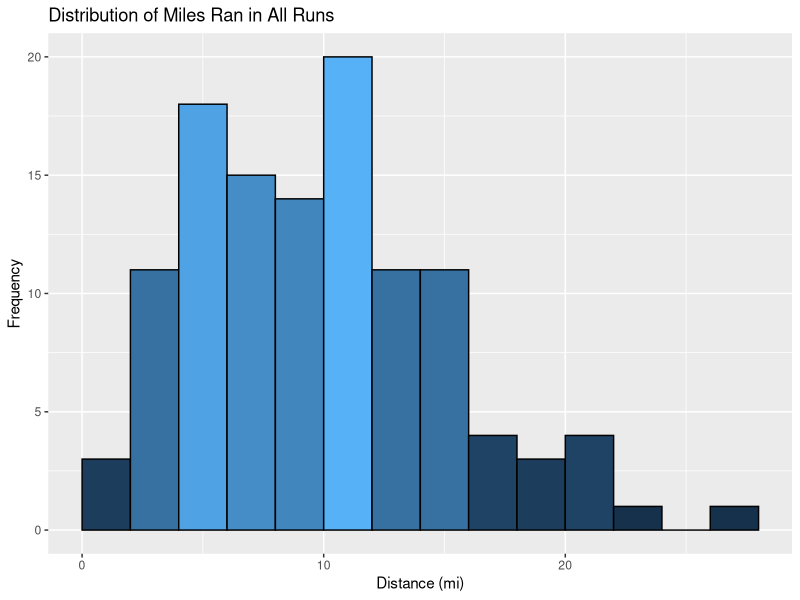
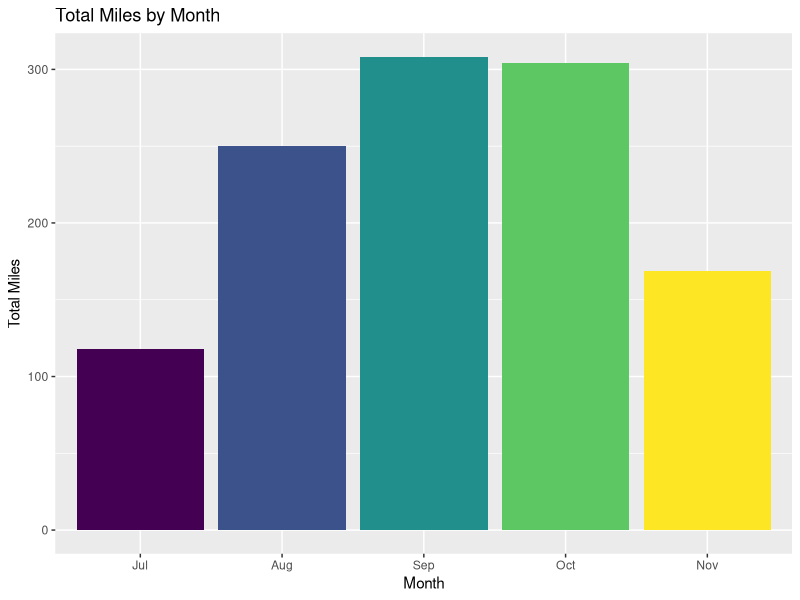
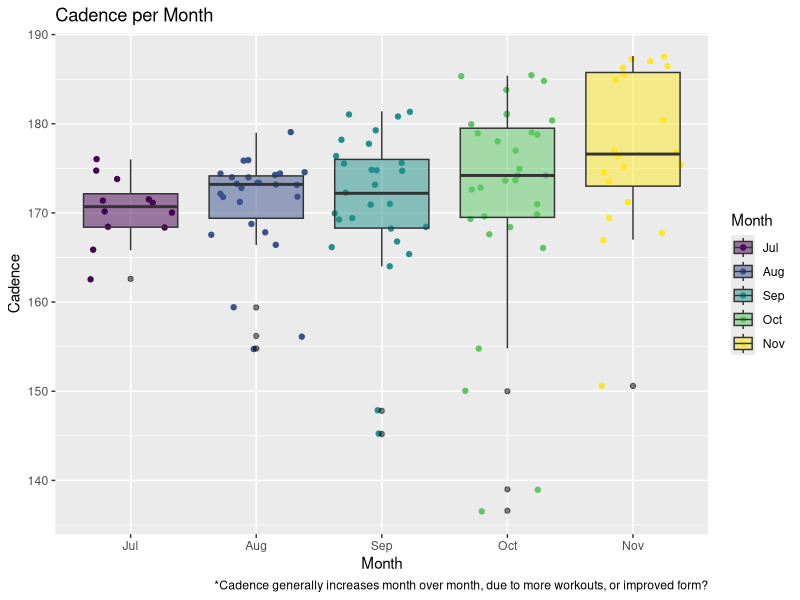
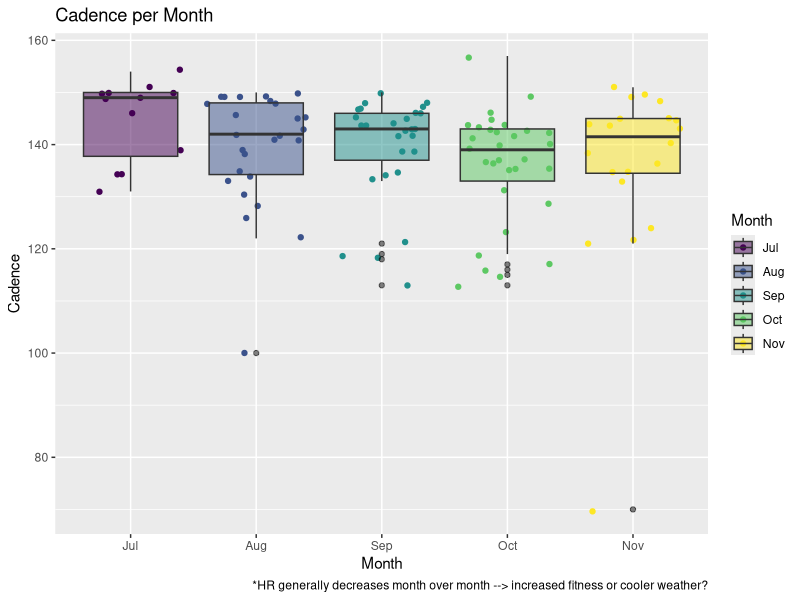
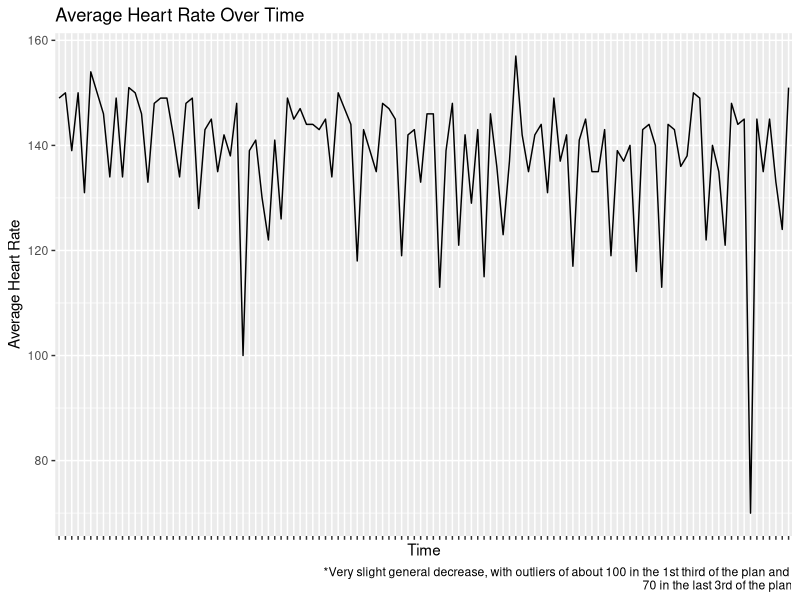
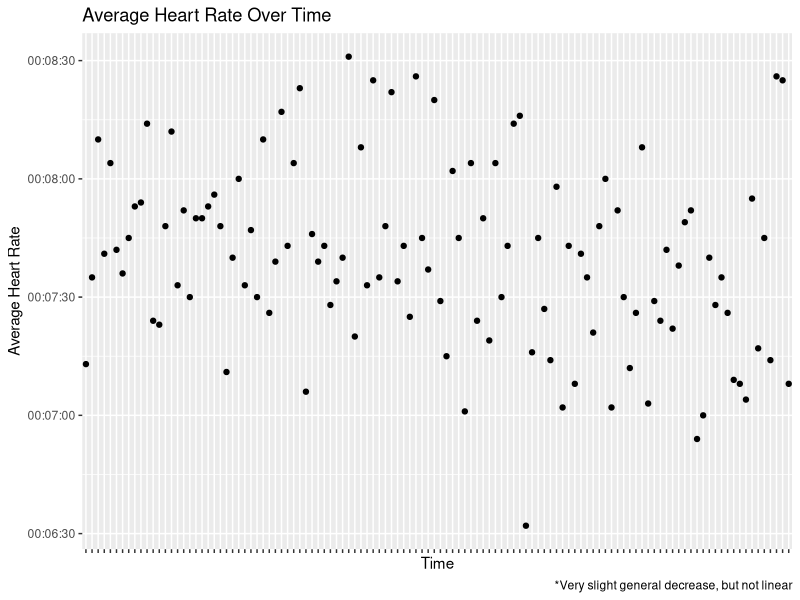
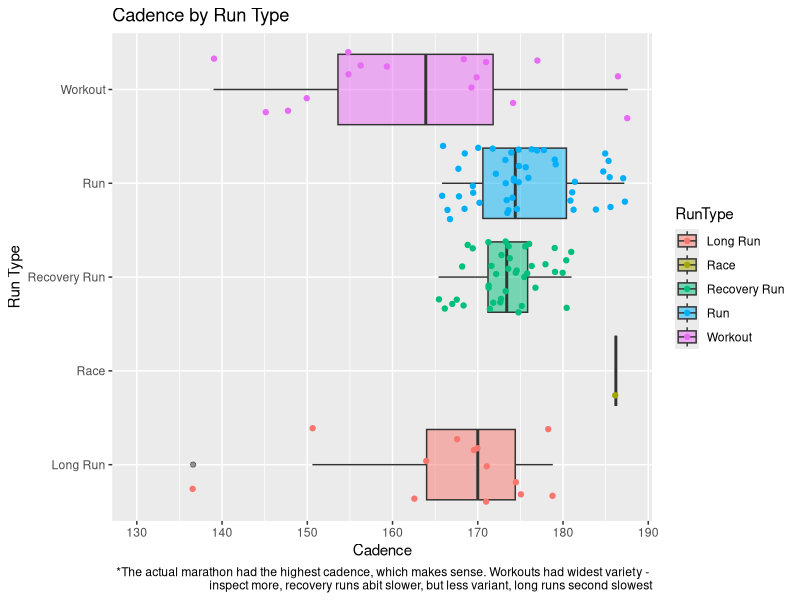

Recreate these plots in R, in order.
## ---- chunk 1
runs <- read.csv("cleanedMarathonTrainingData.csv")
str(runs)
## ---- chunk 2
runs$X <- NULL
head(runs,2)
## ---- chunk 3
runs$Time <- as.POSIXct(runs$Time)#, format = '%H:%M:%S')
runs$Avg.Pace <- as.POSIXct(runs$Avg.Pace)#, format = '%H:%M:%S')
str(runs)
## ---- chunk 4
runs$Month <- factor(runs$Month, ordered = TRUE, levels = c("Jul","Aug","Sep","Oct","Nov"))
## ---- chunk 5
library(ggplot2)
library(RColorBrewer)


#distance histogram
ggplot(data = runs, aes(x = Distance)) + 
  geom_histogram(binwidth = 2, aes(fill = ..count..), colour = "black", boundary = 2) + 
  xlab("Distance (mi)") + 
  ylab("Frequency") + 
  ggtitle("Distribution of Miles Ran in All Runs") + 
  guides(fill=FALSE)
  
## ---- chunk 6
#miles by month bars
ggplot(data = runs, aes(x = Month, y = Distance, fill = Month)) + 
  geom_bar(stat="identity") +
  xlab("Month") + 
  ylab("Total Miles") + 
  guides(fill=FALSE) +
  ggtitle("Total Miles by Month")
tapply(runs$Distance,runs$Month,sum)
## ---- chunk 7
ggplot(data = runs, aes(Month, Cad)) + 
  geom_jitter(aes(colour = Month)) +
  geom_boxplot(aes(fill = Month), 
               outlier.colour = "black", alpha = 0.5) + #geom_jitter()
  xlab("Month") + 
  ylab("Cadence") + 
  ggtitle("Cadence per Month") + 
  labs(caption="*Cadence generally increases month over month, due to more workouts, or improved form?")
## ---- chunk 8
ggplot(data = runs, aes(Month, Avg.HR)) + 
  geom_jitter(aes(colour = Month)) +
  geom_boxplot(aes(fill = Month), 
               outlier.colour = "black", alpha = 0.5) + #geom_jitter()
  xlab("Month") + 
  ylab("Cadence") + 
  ggtitle("Cadence per Month") + 
  labs(caption="*HR generally decreases month over month --> increased fitness or cooler weather?")
#tbl <- tapply(runs$Avg.HR,runs$Month,median)
## ---- chunk 9
ggplot(data = runs, aes(x = Date, y = Avg.HR)) + 
  geom_line(aes(group=1)) +
  theme(axis.text.x = element_blank()) +
  xlab("Time") + 
  ylab("Average Heart Rate") + 
  ggtitle("Average Heart Rate Over Time") + 
  labs(caption="*Very slight general decrease, with outliers of about 100 in the 1st third of the plan and 
70 in the last 3rd of the plan")
## ---- chunk 10
ggplot(data = runs, aes(x = Date, y = Avg.Pace)) + 
  geom_point() + # by color? 
  #?stat_smooth() + 
  theme(axis.text.x = element_blank()) +
  xlab("Time") + 
  ylab("Average Heart Rate") + 
  ggtitle("Average Heart Rate Over Time") + 
  labs(caption="*Very slight general decrease, but not linear")
## ---- chunk 11
ggplot(data = runs, aes(x=RunType, y=Cad, fill = RunType)) + 
  geom_boxplot(alpha = 0.5) + 
  geom_jitter(aes(colour = RunType)) +
    #stat_summary(fun.y="median", geom="bar", alpha = 0.1) + 
  expand_limits(y = 130) + 
  xlab("Run Type") + 
  ylab("Cadence") + 
  coord_flip() + 
  ggtitle("Cadence by Run Type") + 
  labs(caption="*The actual marathon had the highest cadence, which makes sense. Workouts had widest variety - 
       inspect more, recovery runs abit slower, but less variant, long runs second slowest")
